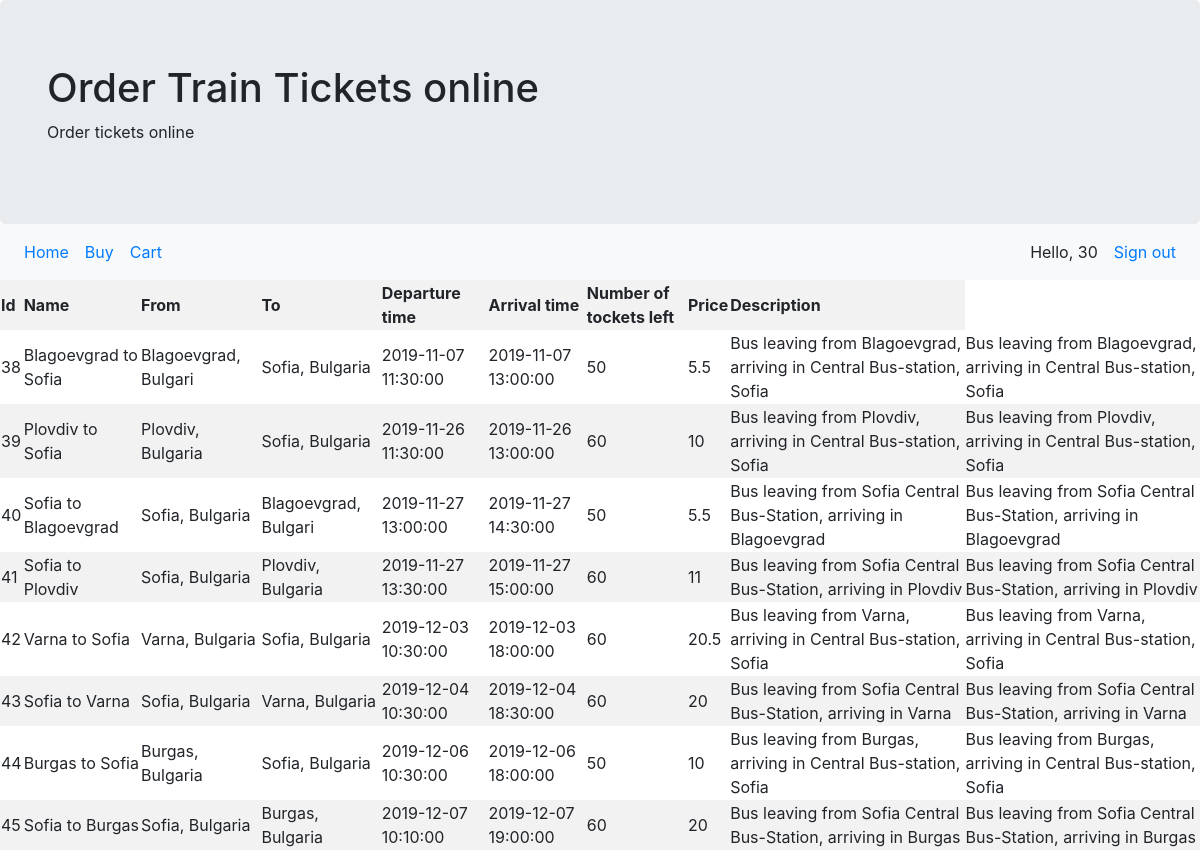
The page /index.php (signed in) on the database its author committed.
### tables this page shows
CREATE TABLE `catalogue` (
  `pid` int(11) NOT NULL,
  `name` varchar(20) NOT NULL,
  `dstart` varchar(20) NOT NULL,
  `dfinish` varchar(20) NOT NULL,
  `tstart` timestamp NOT NULL DEFAULT CURRENT_TIMESTAMP ON UPDATE CURRENT_TIMESTAMP,
  `tfinish` timestamp NOT NULL DEFAULT '0000-00-00 00:00:00',
  `number` int(11) NOT NULL,
  `price` double NOT NULL,
  `desc` varchar(300) NOT NULL
);

### inc/display.php (the view)
<table class='table-striped table-hover'>
	<tr>
		<th>Id</th>
		<th>Name</th>
		<th>From</th>
		<th>To</th>
		<th>Departure time</th>
		<th>Arrival time</th>
		<th>Number of tockets left</th>
		<th>Price</th>
		<th>Description</th>
	</tr>
	<?php
	require_once('auth/auth.php');
	$conn = new PDO("mysql:host=$servername;dbname=$dbname", $username, $password);
	$sql = $conn->prepare("SELECT * FROM Catalogue");
	$sql->execute();
	$sql->setFetchMode(PDO::FETCH_ASSOC);
	$data = $sql->fetchAll();
	if(isset($_SESSION['login_admin'])) {
		$var = '<td><a href="edit_form.php?id=$i[pid]">Edit</a></td>';
	} else {
		$var = '';
	}
	foreach ($data as $i)
		echo <<<"CAT"
	<tr>
		<td>$i[pid]</td>
		<td>$i[name]</td>
		<td>$i[dstart]</td>
		<td>$i[dfinish]</td>
		<td>$i[tstart]</td>
		<td>$i[tfinish]</td>
		<td>$i[number]</td>
		<td>$i[price]</td>
		<td>$i[desc]</td>
		<td>$i[desc]</td>
		$var
	</tr>
CAT;
	?>
</table>

### rows shown on the page
catalogue: pid "38", name "Blagoevgrad to Sofia", dstart "Blagoevgrad, Bulgari", dfinish "Sofia, Bulgaria", tstart "2019-11-07 11:30:00", tfinish "2019-11-07 13:00:00", number "50", price "5.5", desc "Bus leaving from Blagoevgrad, arriving in Central Bus-station, Sofia"
catalogue: pid "39", name "Plovdiv to Sofia", dstart "Plovdiv, Bulgaria", dfinish "Sofia, Bulgaria", tstart "2019-11-26 11:30:00", tfinish "2019-11-26 13:00:00", number "60", price "10", desc "Bus leaving from Plovdiv, arriving in Central Bus-station, Sofia"
catalogue: pid "40", name "Sofia to Blagoevgrad", dstart "Sofia, Bulgaria", dfinish "Blagoevgrad, Bulgari", tstart "2019-11-27 13:00:00", tfinish "2019-11-27 14:30:00", number "50", price "5.5", desc "Bus leaving from Sofia Central Bus-Station, arriving in Blagoevgrad"
catalogue: pid "41", name "Sofia to Plovdiv", dstart "Sofia, Bulgaria", dfinish "Plovdiv, Bulgaria", tstart "2019-11-27 13:30:00", tfinish "2019-11-27 15:00:00", number "60", price "11", desc "Bus leaving from Sofia Central Bus-Station, arriving in Plovdiv"
catalogue: pid "42", name "Varna to Sofia", dstart "Varna, Bulgaria", dfinish "Sofia, Bulgaria", tstart "2019-12-03 10:30:00", tfinish "2019-12-03 18:00:00", number "60", price "20.5", desc "Bus leaving from Varna, arriving in Central Bus-station, Sofia"
catalogue: pid "43", name "Sofia to Varna", dstart "Sofia, Bulgaria", dfinish "Varna, Bulgaria", tstart "2019-12-04 10:30:00", tfinish "2019-12-04 18:30:00", number "60", price "20", desc "Bus leaving from Sofia Central Bus-Station, arriving in Varna"
catalogue: pid "44", name "Burgas to Sofia", dstart "Burgas, Bulgaria", dfinish "Sofia, Bulgaria", tstart "2019-12-06 10:30:00", tfinish "2019-12-06 18:00:00", number "50", price "10", desc "Bus leaving from Burgas, arriving in Central Bus-station, Sofia"
catalogue: pid "45", name "Sofia to Burgas", dstart "Sofia, Bulgaria", dfinish "Burgas, Bulgaria", tstart "2019-12-07 10:10:00", tfinish "2019-12-07 19:00:00", number "60", price "20", desc "Bus leaving from Sofia Central Bus-Station, arriving in Burgas"

### other values the page prints
$_SESSION['login_user'] "30"
